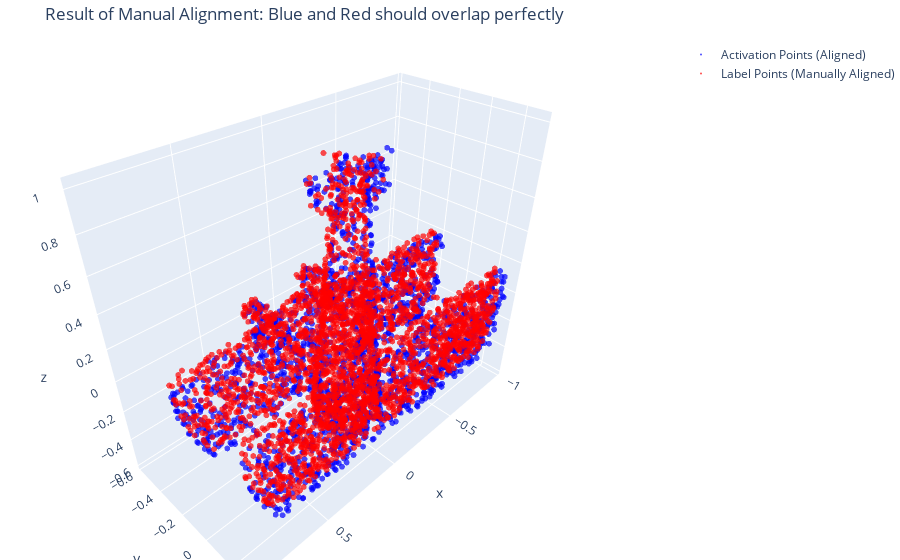

The code cell stored with this chart in its notebook:
### Code cell
import plotly.graph_objects as go

if 'manually_aligned_labels_coords' in locals():
    print("--- Visualizing Alignment Result ---")
    fig = go.Figure()

    # Add the activation point cloud (our target) in blue
    fig.add_trace(go.Scatter3d(
        x=aligned_activations_coords[:, 0], y=aligned_activations_coords[:, 1], z=aligned_activations_coords[:, 2],
        mode='markers',
        marker=dict(size=2, color='blue', opacity=0.7),
        name='Activation Points (Aligned)'
    ))

    # Add the MANUALLY transformed label point cloud in red
    fig.add_trace(go.Scatter3d(
        x=manually_aligned_labels_coords[:, 0], y=manually_aligned_labels_coords[:, 1], z=manually_aligned_labels_coords[:, 2],
        mode='markers',
        marker=dict(size=2, color='red', opacity=0.7),
        name='Label Points (Manually Aligned)'
    ))

    fig.update_layout(
        title='Result of Manual Alignment: Blue and Red should overlap perfectly',
        margin=dict(l=0, r=0, b=0, t=40)
    )
    fig.show()
else:
    print("Run the cell above to perform the alignment first.")

### Figure 1 — Plotly figure (JSON) as saved in the notebook; plotly's stock layout.template omitted (floating-point values rounded to 4 significant figures; data arrays with more than 128 entries replaced by an {"elided": "..."} marker saying what was removed)
{"data": [{"marker": {"color": "blue", "opacity": 0.7, "size": 2}, "mode": "markers", "name": "Activation Points (Aligned)", "type": "scatter3d", "x": {"elided": "2048 float values"}, "y": {"elided": "2048 float values"}, "z": {"elided": "2048 float values"}}, {"marker": {"color": "red", "opacity": 0.7, "size": 2}, "mode": "markers", "name": "Label Points (Manually Aligned)", "type": "scatter3d", "x": {"elided": "2816 float values"}, "y": {"elided": "2816 float values"}, "z": {"elided": "2816 float values"}}], "layout": {"margin": {"b": 0, "l": 0, "r": 0, "t": 40}, "title": {"text": "Result of Manual Alignment: Blue and Red should overlap perfectly"}}}
